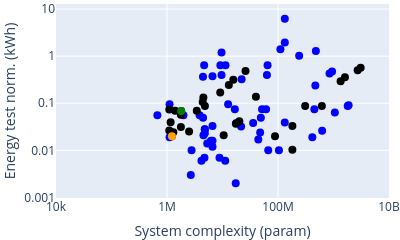

The notebook cell saved with this chart:
### Code cell
# type scale axes
type_xaxes = 'log'
type_yaxes = 'log'

# axes labels
x_axes_lab = 'System complexity (param)'
y_axes_lab = 'Energy test norm. (kWh)'

# which column to consider for the dataframes
df_x = 'system_complexity'
df_y = 'energy_test_normalized'

figure=1
title = f'plots/param_energy_test.pdf'
text = 'code'

# figure = figure + 1

# scatter_compare(df_e_22, df_e_23, df_x, df_y, x_axes_lab, y_axes_lab, text, title, x_axes_lab_2=x_axes_lab_2, type_xaxes=type_xaxes, type_yaxes=type_yaxes, add_base=True, comp_22_23=True)
scatter_bothyears(df_e_24, df_e_23, df_x, df_y, x_axes_lab, y_axes_lab, text, title, type_xaxes=type_xaxes, type_yaxes=type_yaxes, x_range=[4,10], save=True, legend=False)

### Figure 1 — Plotly figure (JSON) as saved in the notebook; plotly's stock layout.template omitted (floating-point values rounded to 4 significant figures)
{"data": [{"marker": {"color": "blue", "size": 8}, "mode": "markers", "name": "Entries 2023", "text": ["Baseline_task4a_1", "Baseline_task4a_2", "Li_USTC_task4a_1", "Li_USTC_task4a_2", "Li_USTC_task4a_5", "Li_USTC_task4a_7", "Liu_NSYSU_task4a_1", "Liu_NSYSU_task4a_2", "Liu_NSYSU_task4a_3", "Liu_NSYSU_task4a_4", "Liu_NSYSU_task4a_5", "Lee_CAUET_task4a_1", "Lee_CAUET_task4a_2", "Cheimariotis_DUTH_task4a_1", "Cheimariotis_DUTH_task4a_2", "Xiao_FMSG_task4a_1", "Xiao_FMSG_task4a_2", "Xiao_FMSG_task4a_3", "Xiao_FMSG_task4a_4", "Xiao_FMSG_task4a_5", "Xiao_FMSG_task4a_6", "Xiao_FMSG_task4a_7", "Xiao_FMSG_task4a_8", "Guan_HIT_task4a_1", "Guan_HIT_task4a_2", "Guan_HIT_task4a_3", "Guan_HIT_task4a_5", "Wang_XiaoRice_task4a_1", "Wang_XiaoRice_task4a_2", "Wang_XiaoRice_task4a_3", "Zhang_IOA_task4a_1", "Zhang_IOA_task4a_2", "Zhang_IOA_task4a_3", "Zhang_IOA_task4a_5", "Zhang_IOA_task4a_6", "Zhang_IOA_task4a_7", "Wu_NCUT_task4a_1", "Wu_NCUT_task4a_2", "Barahona_AUDIAS_task4a_1", "Barahona_AUDIAS_task4a_3", "Barahona_AUDIAS_task4a_5", "Barahona_AUDIAS_task4a_7", "Gan_NCUT_task4a_1", "Gan_NCUT_task4a_2", "Gan_NCUT_task4a_3", "Liu_SRCN_task4a_1", "Liu_SRCN_task4a_2", "Liu_SRCN_task4a_3", "Liu_SRCN_task4a_4", "Kim_GIST-HanwhaVision_task4a_1", "Kim_GIST-HanwhaVision_task4a_2", "Kim_GIST-HanwhaVision_task4a_3", "Kim_GIST-HanwhaVision_task4a_4", "Kim_GIST-HanwhaVision_task4a_5", "Kim_GIST-HanwhaVision_task4a_6", "Wenxin_TJU_task4a_1", "Wenxin_TJU_task4a_2", "Wenxin_TJU_task4a_3", "Wenxin_TJU_task4a_5", "Wenxin_TJU_task4a_7"], "type": "scatter", "x": [1112420, 1227236, 623304000, 415536000, 103884000, 2684000, 132600000, 132600000, 6600000, 22100000, 110500000, 6200000, 6600000, 6600000, 6600000, 2770884, 8832068, 4729412, 4171844, 21629908, 51596456, 16687376, 60916904, 17840496, 35680992, 4460124, 49061364, 671000, 3873000, 1979000, 240652180, 64870560, 481304360, 11325746, 9160520, 4670390, 17307000, 66637000, 1112420, 12637170, 4449680, 63185850, 11200000, 132500000, 452500000, 1804800000, 1057200000, 1872000000, 5300000, 4542556, 4804956, 4804956, 4804956, 9609912, 9609912, 942000000, 471000000, 847800000, 47700000, 44200000], "xaxis": "x", "y": [0.019, 0.02, 0.026, 0.019, 0.01, 0.003, 6.24, 1.957, 0.016, 0.325, 1.399, 0.016, 0.012, 0.033, 0.375, 0.01, 0.007, 0.007, 0.006, 0.032, 0.075, 0.075, 0.075, 0.038, 0.038, 0.049, 0.049, 0.056, 0.056, 0.056, 1.024, 0.64, 1.28, 0.64, 0.64, 0.64, 0.002, 0.01, 0.095, 0.095, 0.365, 0.4, 0.006, 0.039, 0.075, 0.087, 0.064, 0.091, 0.014, 0.021, 0.028, 0.023, 0.028, 1.195, 0.398, 0.474, 0.237, 0.427, 0.024, 0.017], "yaxis": "y"}, {"marker": {"color": "black", "size": 8}, "mode": "markers", "name": "Entries 2024", "text": ["Schmid_CPJKU_task4_4", "Schmid_CPJKU_task4_3", "Schmid_CPJKU_task4_2", "Nam_KAIST_task4_4", "Nam_KAIST_task4_3", "Nam_KAIST_task4_2", "Nam_KAIST_task4_1", "Chen_NCUT_task4_4", "Chen_CHT_task4_3", "Zhang_BUPT_task4_1", "Chen_CHT_task4_1", "Kim_GIST-HanwhaVision_task4_1", "Chen_CHT_task4_2", "Kim_GIST-HanwhaVision_task4_4", "Kim_GIST-HanwhaVision_task4_2", "Chen_NCUT_task4_3", "Huang_SJTU_task4_4", "Chen_NCUT_task4_1", "LEE_KT_task4_4", "Chen_CHT_task4_4", "Chen_NCUT_task4_2", "LEE_KT_task4_1", "LEE_KT_task4_3", "XIAO_FMSG-JLESS_task4_4", "LEE_KT_task4_2", "Baseline 2024", "XIAO_FMSG-JLESS_task4_3", "XIAO_FMSG-JLESS_task4_2", "Lyu_SCUT_task4_2", "Lyu_SCUT_task4_1", "Niu_XJU_task4_1", "XIAO_FMSG-JLESS_task4_1", "Huang_SJTU_task4_2", "Huang_SJTU_task4_1", "Huang_SJTU_task4_3"], "type": "scatter", "x": [1342986395, 1608946202, 88411541, 3085400000, 2723100000, 181600000, 181600000, 40000000, 389600000, 10500000, 92100000, 4822398, 393000000, 617266944, 308633472, 17400000, 1300000, 2500000, 4391588, 207000000, 20100000, 1097897, 4519350, 15658236, 1161778, 1800000, 3438938, 1780474, 1100000, 1400000, 14300000, 1780474, 13000000, 9100000, 26000000], "xaxis": "x", "y": [0.2929, 0.3554, 0.02005, 0.5684, 0.5008, 0.01031, 0.03305, 0.138, null, 0.02096, null, 0.08771, null, 0.08771, 0.08771, 0.0368, 0.02429, 0.0253, 0.1062, null, 0.0414, 0.02656, 0.1323, 0.3157, 0.03961, 0.0682, 0.06953, 0.05702, 0.0733, 0.06896, null, 0.03129, 0.2429, 0.1701, 0.4859], "yaxis": "y"}, {"marker": {"color": "green", "size": 8}, "mode": "markers", "name": "Baseline 2024", "text": ["Baseline 2024"], "type": "scatter", "x": [1800000], "xaxis": "x", "y": [0.0682], "yaxis": "y"}, {"marker": {"color": "orange", "size": 8}, "mode": "markers", "name": "Baseline 2023", "text": ["Baseline_task4a_2"], "type": "scatter", "x": [1227236], "xaxis": "x", "y": [0.02], "yaxis": "y"}], "layout": {"height": 200, "legend": {"x": 0.99, "xanchor": "right", "y": 0.99, "yanchor": "top"}, "margin": {"b": 0, "l": 0, "r": 0, "t": 0}, "showlegend": false, "width": 400, "xaxis": {"anchor": "y", "domain": [0, 1], "range": [4, 10], "title": {"text": "System complexity (param)"}, "type": "log"}, "yaxis": {"anchor": "x", "domain": [0, 1], "range": [null, null], "title": {"text": "Energy test norm. (kWh)"}, "type": "log"}}}
